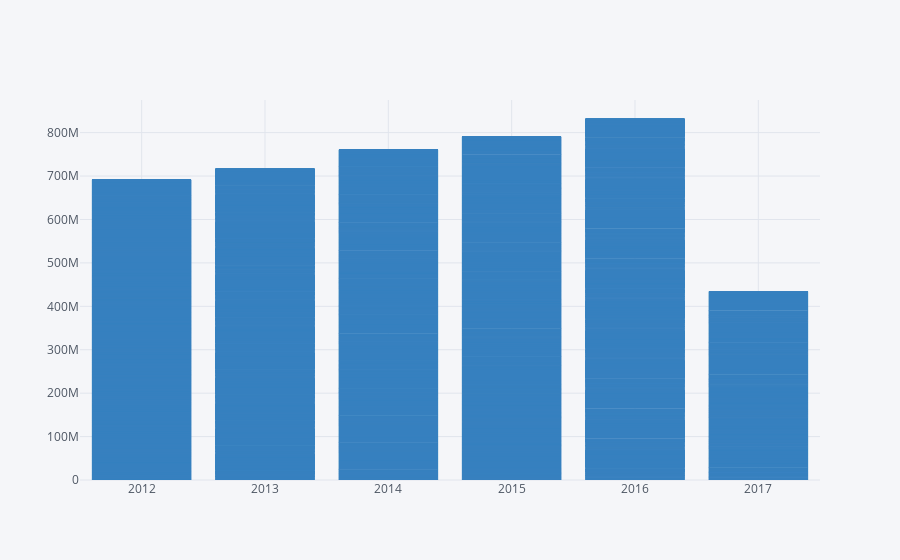

The cell this chart's notebook holds for it:
### Code cell
df_linear.iplot(kind='bar',x='year',y='value',colors='Blue')

### Figure 1 — Plotly figure (JSON) as saved in the notebook; plotly's stock layout.template omitted (floating-point values rounded to 4 significant figures; data arrays with more than 128 entries replaced by an {"elided": "..."} marker saying what was removed)
{"data": [{"marker": {"color": "rgba(55, 128, 191, 0.6)", "line": {"color": "rgba(55, 128, 191, 1.0)", "width": 1}}, "name": "value", "orientation": "v", "text": "", "type": "bar", "x": {"elided": "10296 int values"}, "y": {"elided": "10296 int values"}}], "layout": {"legend": {"bgcolor": "#F5F6F9", "font": {"color": "#4D5663"}}, "paper_bgcolor": "#F5F6F9", "plot_bgcolor": "#F5F6F9", "titlefont": {"color": "#4D5663"}, "xaxis1": {"gridcolor": "#E1E5ED", "showgrid": true, "tickfont": {"color": "#4D5663"}, "title": "", "titlefont": {"color": "#4D5663"}, "zerolinecolor": "#E1E5ED"}, "yaxis1": {"gridcolor": "#E1E5ED", "showgrid": true, "tickfont": {"color": "#4D5663"}, "title": "", "titlefont": {"color": "#4D5663"}, "zerolinecolor": "#E1E5ED"}}}
